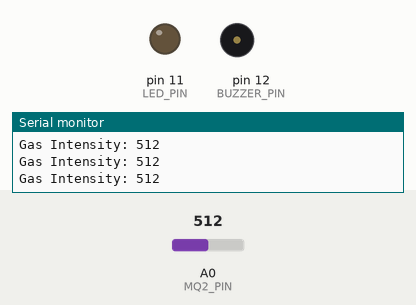
Bench run of a sketch on a simulated Arduino Uno, built with avr-gcc and run on an emulated ATmega328P. Shown: output pins drawn as LEDs (lit = HIGH), buzzer (waves = sounding), the last lines printed to the serial monitor. The test bench sets the inputs (shaded band); at power-on: A0 (MQ2_PIN) = 512.

Above: at 1.3 s.
1.4 s: A0 (MQ2_PIN) set to 883
2.9 s: A0 (MQ2_PIN) set to 916
At 3.8 s:
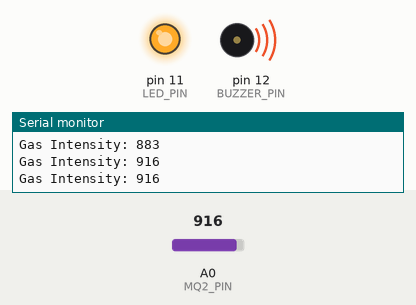
4.5 s: A0 (MQ2_PIN) set to 900
At 5.0 s:
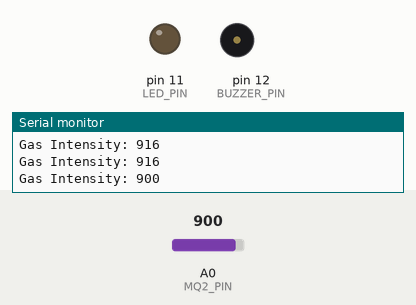
6.0 s: A0 (MQ2_PIN) set to 1023
At 7.4 s:
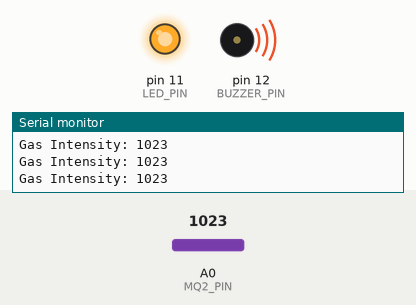
Timing chart, 0 to 8.5 s (numbered marks = the images above; inputs shaded):
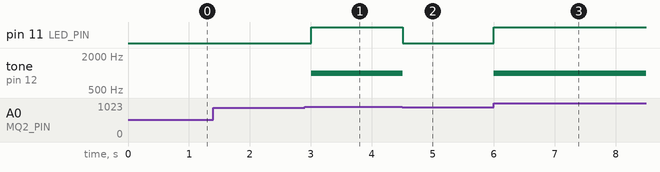

Measured:
- the behaviour switches between 900 and 901 on A0 (MQ2_PIN) (found by bisection; images 0 and 1)
- after the input at 2.9 s, pin 11 (LED_PIN): LOW → HIGH after 0.10 s; tone on pin 12 (BUZZER_PIN): silent → 1000 Hz after 0.10 s
- after the input at 4.5 s, pin 11 (LED_PIN): HIGH → LOW at once; tone on pin 12 (BUZZER_PIN): 1000 Hz → silent at once
- after the input at 6.0 s, pin 11 (LED_PIN): LOW → HIGH at once; tone on pin 12 (BUZZER_PIN): silent → 1000 Hz at once

The sketch:

mq2_buzzer.ino
```cpp
#define MQ2_PIN A0
#define LED_PIN 11
#define BUZZER_PIN 12

void setup()
{
Serial.begin(9600);
pinMode(BUZZER_PIN, OUTPUT);
pinMode(LED_PIN, OUTPUT);
}

void loop()
{
int data = analogRead(MQ2_PIN);
Serial.print("Gas Intensity: ");
Serial.println(data);
if(data > 900)
{
  digitalWrite(LED_PIN,HIGH);
  tone(BUZZER_PIN,1000);
}
else
{
  digitalWrite(LED_PIN, LOW);
  noTone(BUZZER_PIN);
}
delay(500);
}
```
